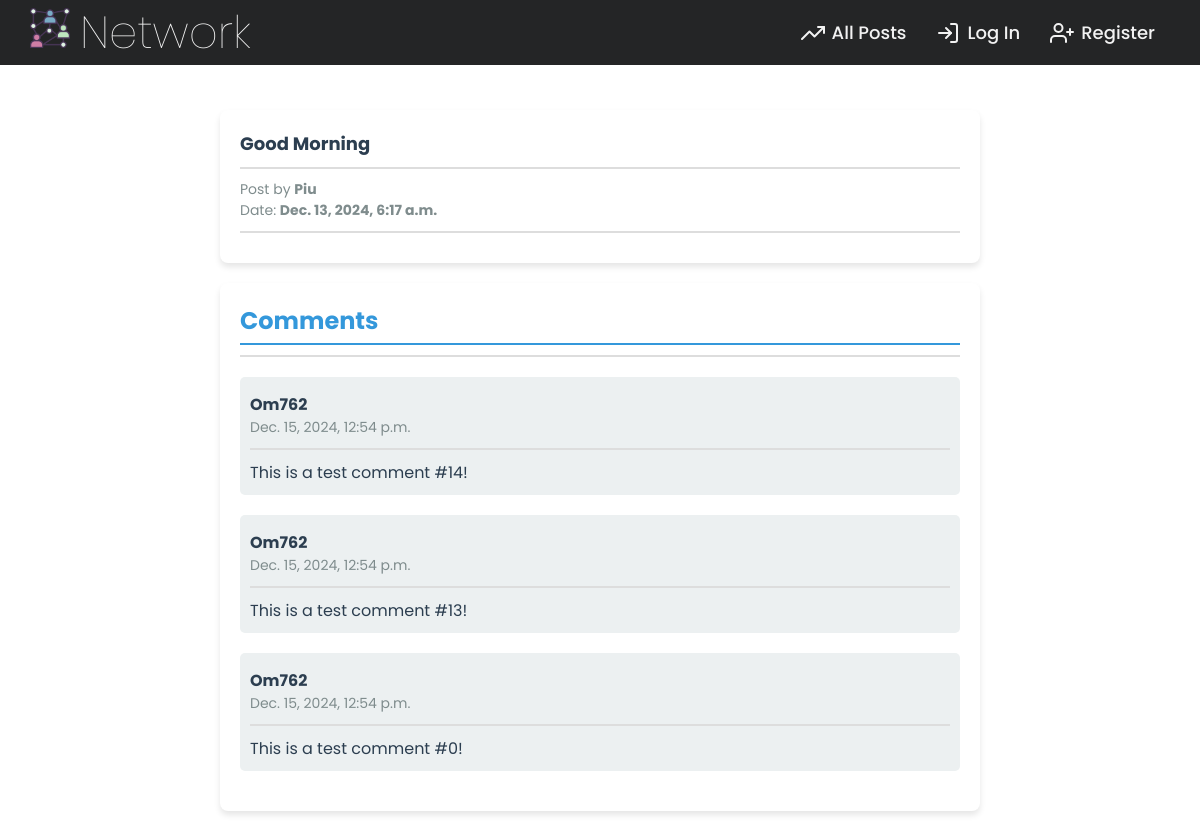
The page /comments/2/ on the database as committed earlier.
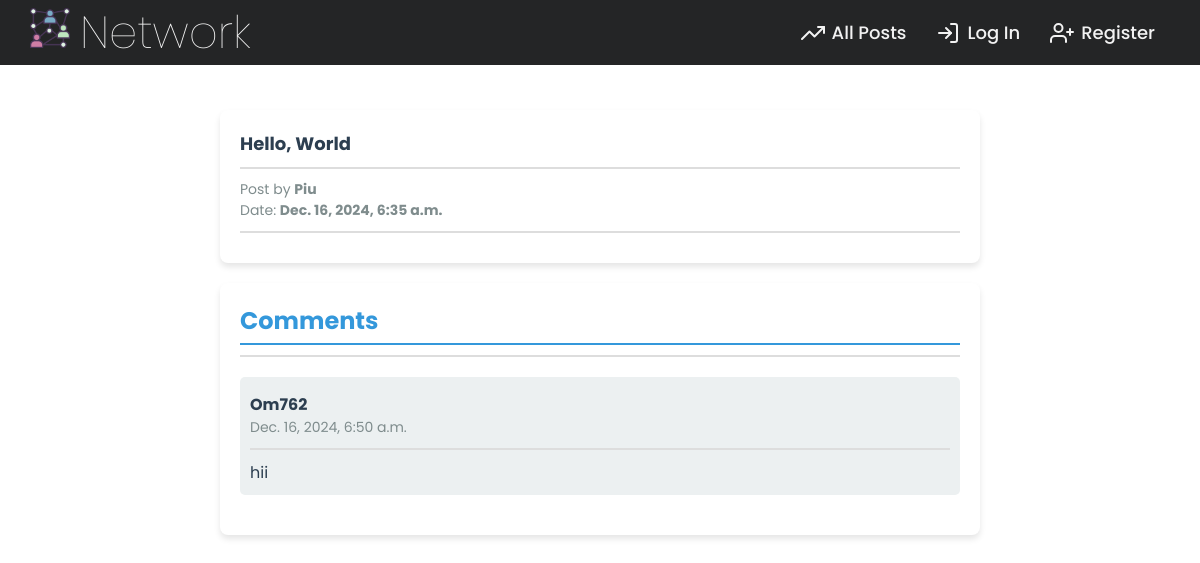
The same page on the database as committed later.
### network/models.py (models this page shows, shortened)
class Post(models.Model):
    poster = models.ForeignKey("network.User", verbose_name=_("Post by"), on_delete=models.CASCADE, related_name='posts')
    content = models.TextField(_("Content"))
    liked_by = models.ManyToManyField("network.User", verbose_name=_("Liked by"))
    post_at = models.DateTimeField(_("Post Date"), auto_now=True)
    update_at = models.DateField(_("Last Update"), auto_now_add=True)

class User(AbstractUser):
    color = models.CharField(max_length=7, default=generate_random_color)
    following = models.ManyToManyField("network.User", verbose_name=_("Following"), related_name="follower")

class Comment(models.Model):
    comment_on = models.ForeignKey("network.Post", verbose_name=_("Post"), on_delete=models.CASCADE, related_name='comments')
    commenter = models.ForeignKey("network.User", verbose_name=_("Commenter"), on_delete=models.CASCADE, related_name='comments')
    comment = models.TextField(_("Comment"))
    commented_at = models.DateTimeField(_("Comment Date"), auto_now=True)

### network/views.py (the view)
# urls.py: path('comments/<int:post_id>/', views.view_comments, name="view_comments"),
def view_comments(request, post_id):
    if not Post.objects.filter(id=post_id).exists():
        return JsonResponse({"error": f"There is such Post with id: {post_id}"}, status=400, safe=False)
    post = Post.objects.get(id=post_id)
    comments = Comment.objects.filter(comment_on=post).order_by('-commented_at')
    return render(request, "network/comments.html", {
        "comments": comments,
        "post": post
    })

### network/templates/network/comments.html (shortened to what this page needs)
{% extends "network/layout.html" %}
{% load static %}
{% block head %}
<link rel="stylesheet" href="{% static 'network/comments.css' %}">
{% endblock %}
{% block body %}
<div class="post">
  <h1>{{ post.content }}</h1>
  <hr>
  <div class="post-info">
    Post by <span>{{ post.poster }}</span>
    <br>
    Date: <span>{{ post.post_at }}</span>
    <hr>
  </div>
</div>
<div class="comment-section">
  <h1>Comments</h1>
  <hr>
  <div class="comments">
    {% for comment in comments %}
    <div class="comment">
      <div class="comment-info">
        <span>{{ comment.commenter }}</span>
        <p>{{ comment.commented_at }}</p>
        <hr>
      </div>
      <span>
        {{ comment.comment }}
      </span>
    </div>
    {% endfor %}
  </div>
</div>
{% endblock %}

### network/templates/network/layout.html (shortened to what this page needs)
{% load static %}
<!DOCTYPE html>
<html lang="en">
<head>
  <link href="{% static 'network/styles.css' %}" rel="stylesheet" />
  {% block head %}{% endblock %}
</head>
<body>
  <nav>
    <div class="navdiv">
      <div id="logo"><a href="/"><img src="{% static 'network/img/network_logo.png' %}"
            alt="Network logo" /><span>Network</span></a></div>
      <ul class="nav-links">
        <li><a href="/"><i data-feather="trending-up"></i><span>All Posts</span></a></li>
        {% if user.is_authenticated %}
        <li><a href="/followings"><i data-feather="users"></i><span>Following</span></a></li>
        <li>
          <a class="desktop" href="#"><i data-feather="user"></i><span><strong>{{ user.username }}</strong></span></a>
          <input type="checkbox" id="showDrop">
          <label for="showDrop" class="mobile"><i data-feather="user"></i><span><strong>{{ user.username }}</strong></span></label>
          <ul class="drop-menu">
            <li><a class="nav-link" href="/profile/{{ user.username }}"><i data-feather="user"></i><span><strong>Profile</strong></span></a></li>
            <li><a class="nav-link" href="{% url 'logout' %}"><i
                  data-feather="log-out"></i><span><strong>Logout</strong></span></a></li>
          </ul>
        </li>
        {% else %}
        <li class="nav-item">
          <a class="nav-link" href="{% url 'login' %}">
            <i data-feather="log-in"></i>
            <span>Log In</span>
          </a>
        </li>
        <li class="nav-item">
          <a class="nav-link" href="{% url 'register' %}">
            <i data-feather="user-plus"></i>
            <span>Register</span>
          </a>
        </li>
        {% endif %}
      </ul>
    </div>
  </nav>
  <div class="body">
    {% block body %}
    {% endblock %}
  </div>
</body>
</html>

### network/static/network/styles.css (style rules this page uses)
* { margin: 0; padding: 0; box-sizing: border-box; font-family: 'Poppins', sans-serif; }
nav { position: fixed; z-index: 99; width: 100%; background-color: #242526; }
nav .navdiv { position: relative; max-width: 1300px; padding: 0px 30px; height: 65px; margin: auto; display: flex; align-items: center; justify-content: space-between; }
#logo { width: auto; height: 100%; display: flex; align-items: center; justify-content: center; }
#logo a { color: #f2f2f2; font-size: 30px; font-weight: 100; text-decoration: none; }
#logo img { height: 40px; max-width: 100%; object-fit: contain; }
#logo span { margin: 0 10px; padding: 0; font-size: 45px; font-weight: 100; }
.navdiv .nav-links { display: inline-flex; }
.nav-links li { list-style: none; }
.nav-links li a { display: flex; align-items: center; color: #f2f2f2; color: #f2f2f2; text-decoration: none; font-size: 18px; font-weight: 500; padding: 9px 15px; border-radius: 5px; transition: all 0.3s ease; }
svg { margin-right: 5px; }
.nav-links li a span { margin-left: 2px; }
.body { padding-top: 90px; max-width: 800px; margin: auto; padding-bottom: 100px; }
.body { scroll-behavior: smooth; scroll-padding-top: 1000px; }

### network/static/network/comments.css (style rules this page uses)
.post { background-color: #ffffff; border-radius: 8px; margin: 20px; padding: 20px; box-shadow: 0 4px 6px rgba(0, 0, 0, 0.1); }
.post h1 { color: #2c3e50; font-size: 18px; margin-bottom: 10px; }
.post-info { color: #7f8c8d; font-size: 14px; }
.post-info span { font-weight: bold; }
hr { border: 1px solid #ddd; margin: 10px 0; }
.comment-section { margin: 20px; background-color: #ffffff; border-radius: 8px; padding: 20px; box-shadow: 0 4px 6px rgba(0, 0, 0, 0.1); }
.comment-section h1 { color: #3498db; font-size: 24px; border-bottom: 2px solid #3498db; padding-bottom: 5px; }
.comments { margin-top: 20px; }
.comment { margin-bottom: 20px; padding: 10px; background-color: #ecf0f1; border-radius: 5px; transition: background-color 0.3s ease; }
.comment-info { font-size: 14px; color: #7f8c8d; }
.comment-info span { font-weight: bold; color: #34495e; }
.comment span { display: block; font-size: 16px; color: #2c3e50; margin-top: 5px; }

Rows that differ between the two databases and show on the page:
removed Comment: commenter "Om762", commented_at "Dec. 15, 2024, 12:54 p.m.", comment "This is a test comment #14!"
removed Comment: commenter "Om762", commented_at "Dec. 15, 2024, 12:54 p.m.", comment "This is a test comment #13!"
changed Post "Piu": content "Good Morning" → "Hello, World"; post_at "Dec. 13, 2024, 6:17 a.m." → "Dec. 16, 2024, 6:35 a.m."
changed Comment "Om762": commented_at "Dec. 15, 2024, 12:54 p.m." → "Dec. 16, 2024, 6:50 a.m."; comment "This is a test comment #0!" → "hii"
